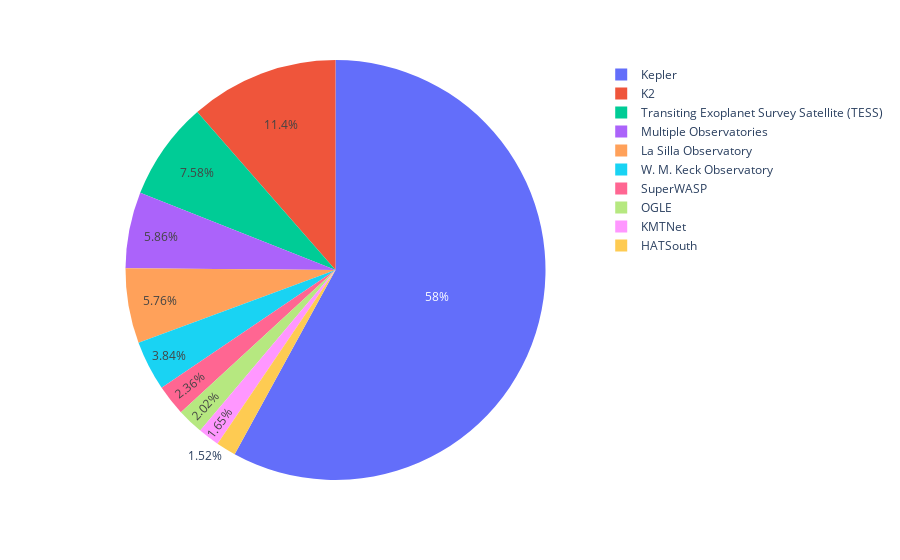

Notebook source saved alongside this figure:
### Markdown cell above
## 1. Basic Exploration

### Code cell
select_columns = ["hostname", "st_spectype", "discoverymethod"]
def plot_basic_characteristic(column, data):

      if column == "st_spectype":

            def bolometric_cor_calc(row):
                  if "B" in row["st_spectype"]:
                        return "B"
                  elif "A" in row["st_spectype"]:
                        return "A"
                  elif "F" in row["st_spectype"]:
                        return "F"
                  elif "G" in row["st_spectype"]:
                        return "G"
                  elif "K" in row["st_spectype"]:
                        return "G"
                  elif "M" in row["st_spectype"]:
                        return "M"
                  else:
                        return "Undefined"

            data["st_spectype"].fillna('', inplace=True)
            data["st_spectype_modified"] = data.apply(bolometric_cor_calc, axis=1)
            column = "st_spectype_modified"
            
      unique_c = data[column].unique().tolist()
      findtop10 = exo.groupby([column]).size().to_frame()
      findtop10 = findtop10.reset_index()
      findtop10.columns = [column, "count"]
      findtop10 = findtop10.sort_values(by=["count"], ascending=False)
      top10list = findtop10[column].iloc[0:10].tolist()
      data = data[data[column].isin(top10list)]
      values = [len(data[data[column] == item]) for item in top10list]
      fig = px.pie(data, values=values, names=top10list)
      fig.show()

plot_basic_characteristic("disc_facility", exo)

### Figure 1 — Plotly figure (JSON) as saved in the notebook; plotly's stock layout.template omitted (floating-point values rounded to 4 significant figures)
{"data": [{"domain": {"x": [0, 1], "y": [0, 1]}, "hovertemplate": "label=%{label}<br>value=%{value}<extra></extra>", "labels": ["Kepler", "K2", "Transiting Exoplanet Survey Satellite (TESS)", "Multiple Observatories", "La Silla Observatory", "W. M. Keck Observatory", "SuperWASP", "OGLE", "KMTNet", "HATSouth"], "legendgroup": "", "name": "", "showlegend": true, "type": "pie", "values": [2778, 548, 363, 281, 276, 184, 113, 97, 79, 73]}], "layout": {"legend": {"tracegroupgap": 0}, "margin": {"t": 60}}}
